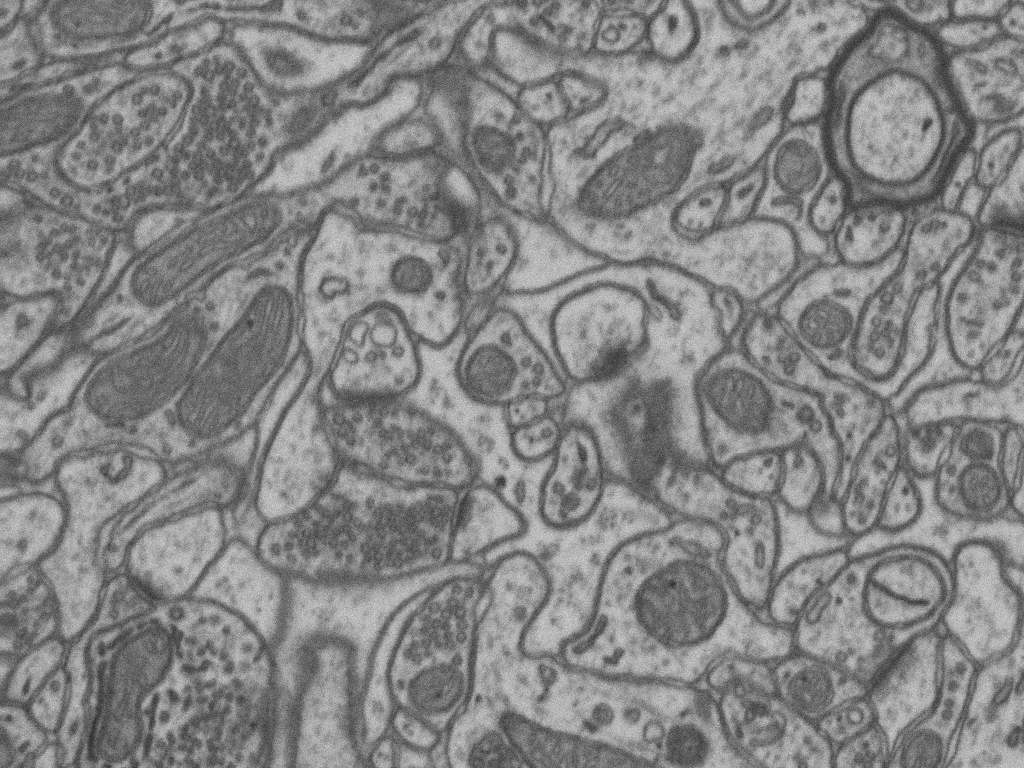
#> input picture pytorch/segmentation/data/original data/testing/original/testing0000.png, 1024 x 768 px, found by its file name; its folder holds only this picture in this run
$ python get_added_masks_per_layer.py
#> lines starting #> are read from the running program, lines starting #| are printed output that depends on the picture; after the words box and inside, x2 and y2 are one past the last pixel; in counts of white or black regions, pixels touching at a corner belong together
import skimage.io as io
from skimage import color
import os
import numpy as np
import cv2


def to_0_255_format_img(in_img):
    max_val = in_img[:, :].max()
    if max_val <= 1:
        out_img = np.round(in_img * 255)
        return out_img.astype(np.uint8)
    else:
        return in_img

path_test_layers = "G:/Data/Unet_multiclass/data/original data/testing/original"
path_test_masks = "G:/Data/Unet_multiclass/data/original data/testing"
images_names = [name for name in os.listdir(path_test_layers) if name.endswith(".png")]

color_orig_mask = (0, 0, 255)
color_pred_mask = (255, 0, 0)

alpha_orig = 0.5
alpha_pred = 0.5

classes = ["mitochondria", "PSD", "vesicles", "axon", "boundaries", "mitochondrial boundaries"]

#path_model_result_arr = ["data/result/Test_mix_v2_dataset/6_class"]
#model_names = ["model_by_config_multiclass_mix_v2_6_classes_DiceLossMulticlass_tiny_unet_v3_128"]
#num_classes_arr = [6]

models = [
          "unet",
          "tiny_unet_v3",
          "mobile_unet",
          "Lars76_unet"
         ]
num_classes = [1, 5, 6]
types_datasets = [
                  "real_v2",
                  "sint_v10",
                  "mix_v2"
                  ]
losses = [
          "DiceLossMulticlass",
          ]
overlap_list = [128]

path_model_result_arr = []
model_names = []
num_classes_arr = []
lists_type_dataset = []
for type_dataset in types_datasets:
    for num_class in num_classes:
        for model_name in models:
            for loss in losses:
                for overlap in overlap_list:
                    lists_type_dataset.append(f"Test_{type_dataset}_dataset")
                    path_model_result_arr.append(f"data/result/Test_{type_dataset}_dataset/{num_class}_class")
                    model_names.append(f"model_by_config_multiclass_{type_dataset}_{num_class}_classes_{loss}_{model_name}_{overlap}")
                    num_classes_arr.append(num_class)


for i, model_name in enumerate(model_names):
    path_model_result = path_model_result_arr[i]
    n_classes = num_classes_arr[i]
    dataset_name = lists_type_dataset[i]
    save_path = f"view_data/{dataset_name}/{n_classes}_class/{model_name}"

    for name in images_names:
        print(name)
        layer = cv2.imread(os.path.join(path_test_layers, name))
#> layer is the input picture: shape (768, 1024, 3); min 42, max 221, mean 132.3
        for class_name in classes[:n_classes]:
            layer_with_mask = layer.copy().astype(float)


            mask_orig = cv2.imread(os.path.join(path_test_masks, class_name, name), 0)
#> mask_orig: shape (768, 1024); min 42, max 221, mean 132.3
            mask_pred = cv2.imread(os.path.join(path_model_result, model_name, class_name, "predict_"+name), 0)

            mask_orig[mask_orig>127] = 255
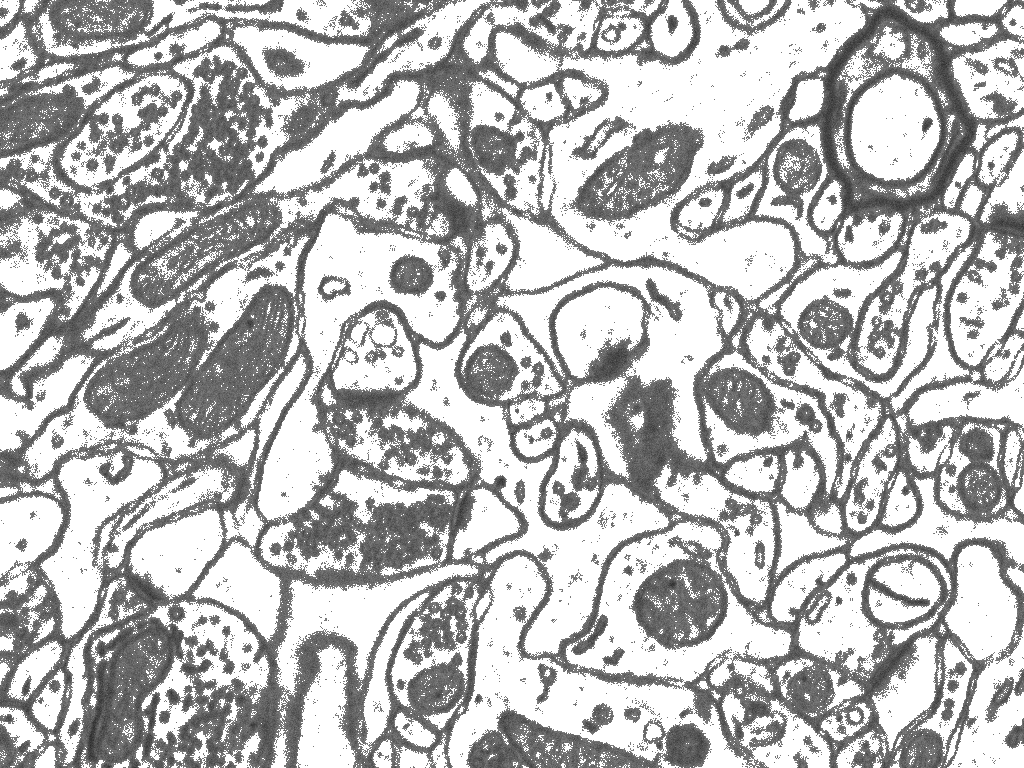
#> mask_orig: shape (768, 1024); min 42, max 255, mean 185
            mask_orig[mask_orig<128] = 0
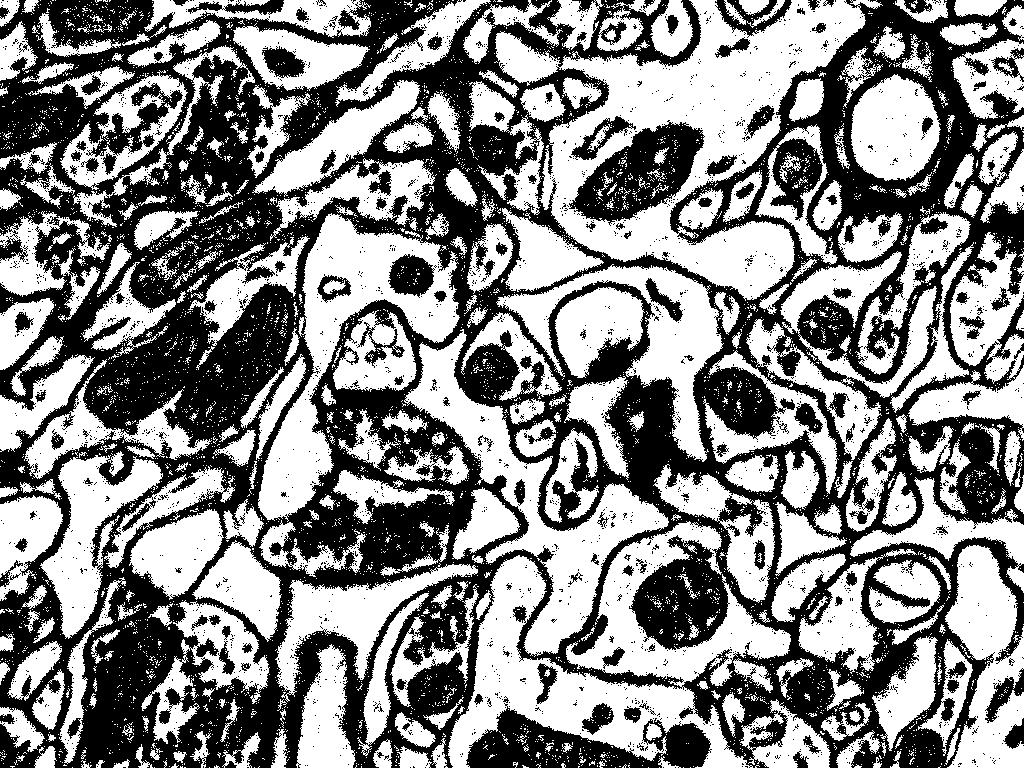
#> mask_orig: shape (768, 1024); 53.3% white; 3070 black regions (2940 under 20 px), largest, box (x1, y1, x2, y2) and area: (0, 0, 1024, 768) 327659, (466, 703, 712, 768) 7669, (569, 120, 705, 226) 6915

#> (the run stopped early here; a loop or call above may not have finished)

$ run again, on pytorch/segmentation/data/original data/testing/original/testing0057.png
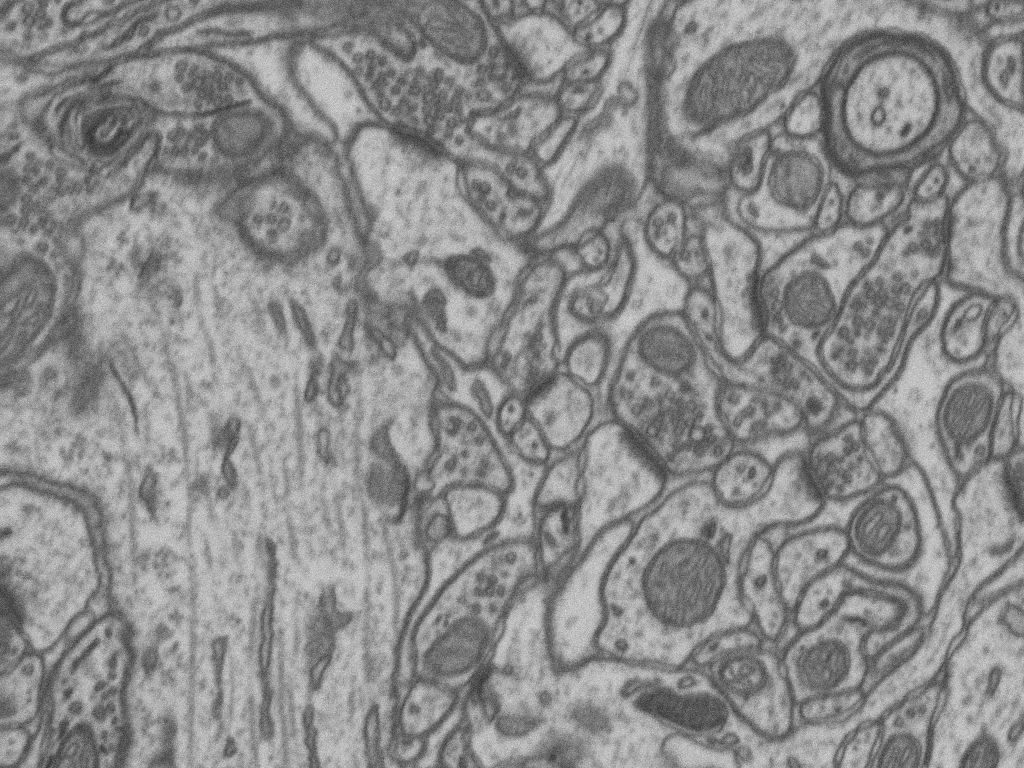
#> input picture pytorch/segmentation/data/original data/testing/original/testing0057.png, 1024 x 768 px, found by its file name
#> layer is the input picture: shape (768, 1024, 3); min 38, max 221, mean 139
#> `mask_orig[mask_orig>127] = 255`:
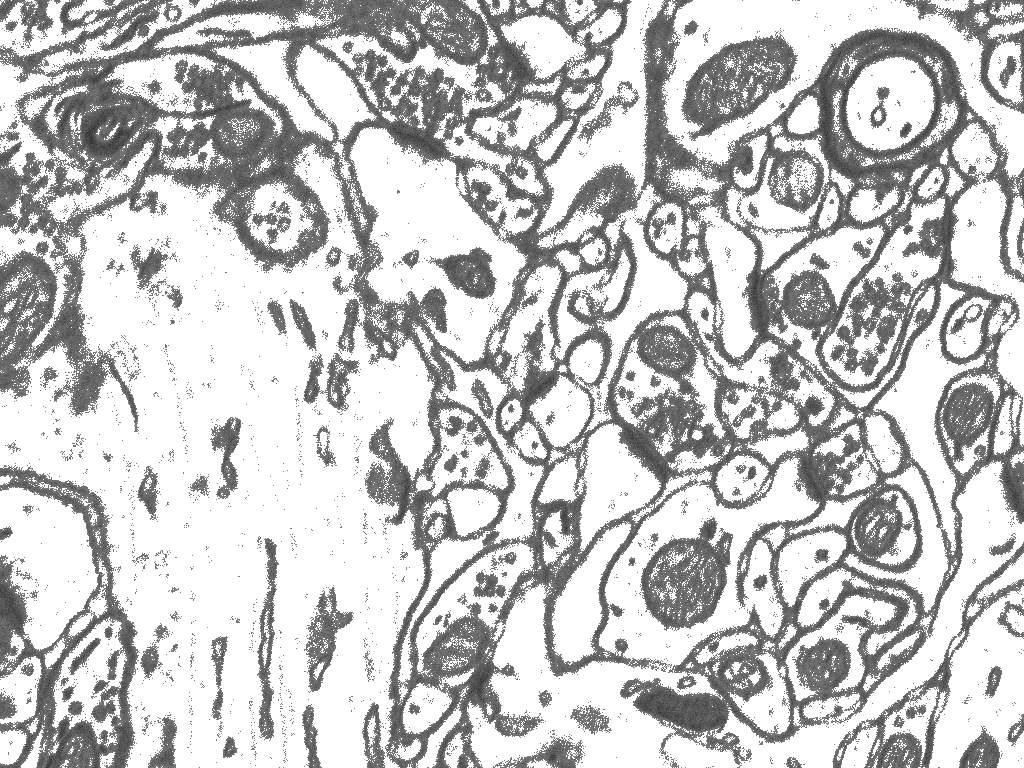
#> mask_orig: shape (768, 1024); min 38, max 255, mean 197.4
#> `mask_orig[mask_orig<128] = 0`:
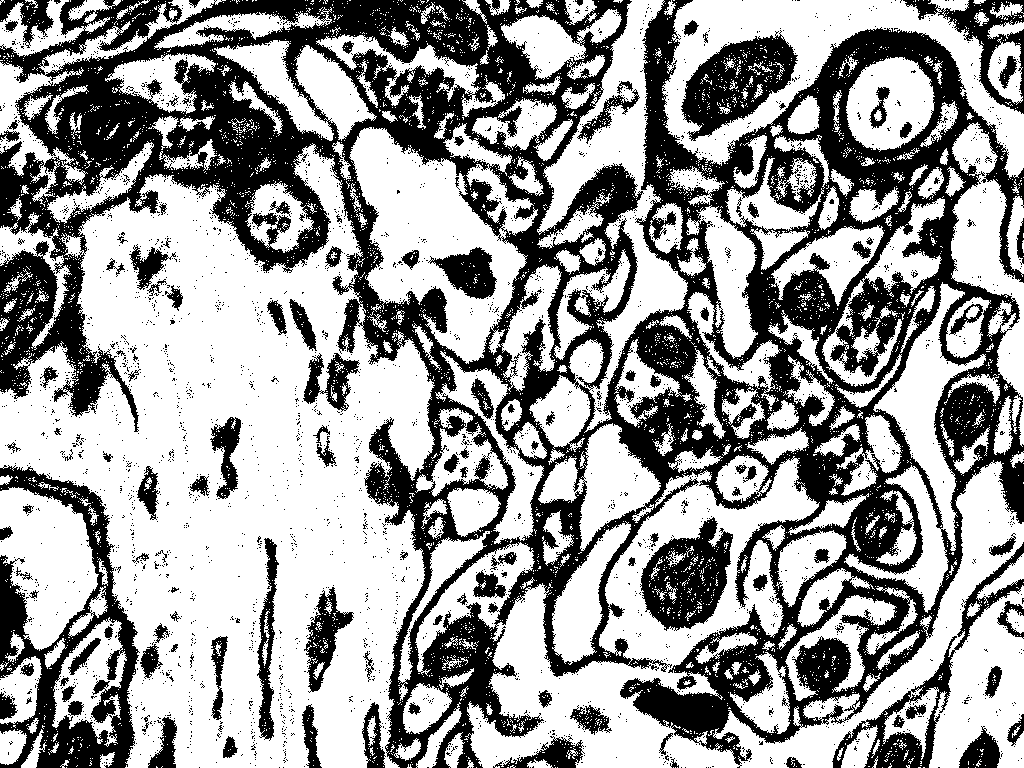
#> mask_orig: shape (768, 1024); 61.2% white; 3456 black regions (3324 under 20 px), largest, box (x1, y1, x2, y2) and area: (0, 0, 1024, 768) 234448, (0, 465, 140, 768) 14469, (681, 30, 798, 141) 6369
